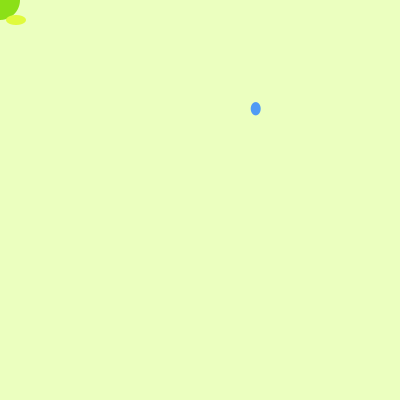
Frame 1 (no input)
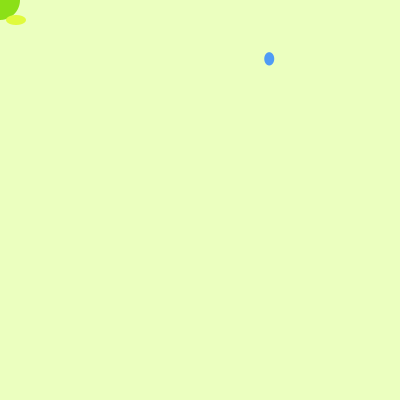
Frame 60 (the mouse pressed at the canvas centre just before this capture)
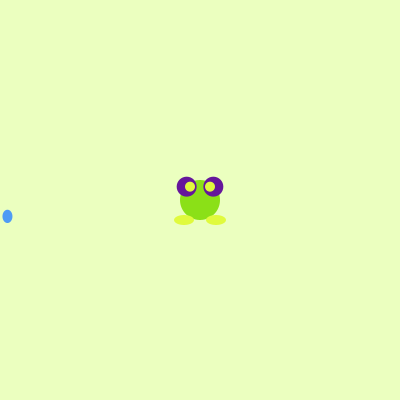
Frame 120 (the mouse held since frame 60 and released just before this capture)

The Processing sketch that drew these frames (run headless with seeded random() and noise(); from frame 60 on, the mouse is pressed at the canvas centre):

// Processing sketch: RainGame_Experiment
// ── RainGame_Experiment.pde

Catcher player; 
Raindrops vijand; 
float radiusPlayer; 

void setup() 
{ 
   size(400,400); 
   smooth(); 
   noCursor();
   
   radiusPlayer = 40;
   
   player = new Catcher(radiusPlayer);
   vijand = new Raindrops(random(10,width-10), random(10,height-10),radiusPlayer);
} 

void draw() 
{ 
  background(#EBFFBF,10);
  
  player.setLocation(mouseX,mouseY);
  player.display(); 
  player.intersection(mouseX,vijand.location.x,mouseY,vijand.location.y);
  vijand.Tijdelijkbounce();
  vijand.display(); 
  vijand.move();
} 
// ── Catcher.pde

class Catcher 
{ 
  float radius;
  PVector location; 
  float afstand;
  
  Catcher(float radius_)
  {
    radius = radius_;
    location = new PVector(0,0);
  }
  
  boolean intersection(float x1, float x2 , float y1, float y2) 
  { 
    float dx = x1 - x2; 
    float dy = y1 - y2; 
    
    afstand = sqrt(dx*dx + dy*dy);
    
    if (afstand < radius)
    {
      println("intersection");
      return true;
    } else { 
      println("p");
      return false;
    }
  } 
  
  
  void setLocation (float x_,float y_) 
  {
    location = new PVector(x_,y_);
  }
  
  void display() 
  {  
      body(); 
      eyes();
      pupils();
      feet(); 
  }
  
  
  
  //--------------------- LichaamOnderdelen ---------------------------
  void eyes () 
  { 
      // left eye
      fill(#65169B);
      noStroke();
      ellipse(location.x-radius/3,location.y-radius/3,radius/2,radius/2);
      
      // Right eye
      fill(#65169B);
      noStroke();
      ellipse(location.x+radius/3,location.y-radius/3,radius/2,radius/2);
  }
  
  void pupils() 
  { 
     // left eye
      fill(#E0FA3D);
      noStroke();
      ellipse(location.x-radius/4,location.y-radius/3,radius/4,radius/4);
      
      // Right eye
      fill(#E0FA3D);
      noStroke();
      ellipse(location.x+radius/4,location.y-radius/3,radius/4,radius/4);
  } 
  
  void body()
  { 
      fill(#8BE017);
      noStroke();
      ellipse(location.x,location.y,radius,radius); 
  }
  
  void feet () 
  { 
    // Right feet 
    fill(#E0FA3D);
    noStroke();
    ellipse(location.x+radius/2.5,location.y+radius/2,radius/2,radius/4);
    
    // left feet 
    fill(#E0FA3D);
    ellipse(location.x-radius/2.5,location.y+radius/2,radius/2,radius/4);
  }
} 
// ── Raindrops.pde

class Raindrops 
{ 
  PVector location; 
  PVector velocity; 
  float radius; 
  
  Raindrops (float x_, float y_, float radius_) 
  { 
     location = new PVector(x_,y_);
     radius = radius_;
     velocity = new PVector(random(-5,5),random(-5,5));
  } 
  
  void move() 
  {
    location.add(velocity);
  }
  
  void display() 
  { 
    fill(#4F9BF5);
    ellipse(location.x,location.y,radius/4,radius/3);
  } 
  
  void Tijdelijkbounce() 
  { 
    if (location.x - radius/6 < 0 || location.x + radius/6 > width)
    {
      velocity.x = velocity.x * -1;
    }
    
    if (location.y - radius/5 < 0 || location.y + radius/5 > height)
    {
      velocity.y = velocity.y * -1;
    }
  } 
} 
// ── Timer.pde

class Timer
{ 
   float passedTime; 
   float startTime; 
   float totalTime; 
   float kleur1;
   float kleur2;
   float kleur3;
  
   Timer(float totalTime_) 
   { 
     totalTime = totalTime_; 
   }
   
   void startTimer() 
   { 
     startTime = millis();  
   } 
   
   boolean isFinished() 
   { 
      passedTime = millis() - startTime; 
      
      if (passedTime >= totalTime)
      { 
        return true; 
      }  else {
        
        // derde cijfer = begin kleur waarde
        // vierde cijfer = eind kleur waarde 
        kleur1 = map(passedTime,0,totalTime,255,241);
        kleur2 = map(passedTime,0,totalTime,216,255);
        kleur3 = map(passedTime,0,totalTime,250,200);
        return false; 
      }
   }
}
